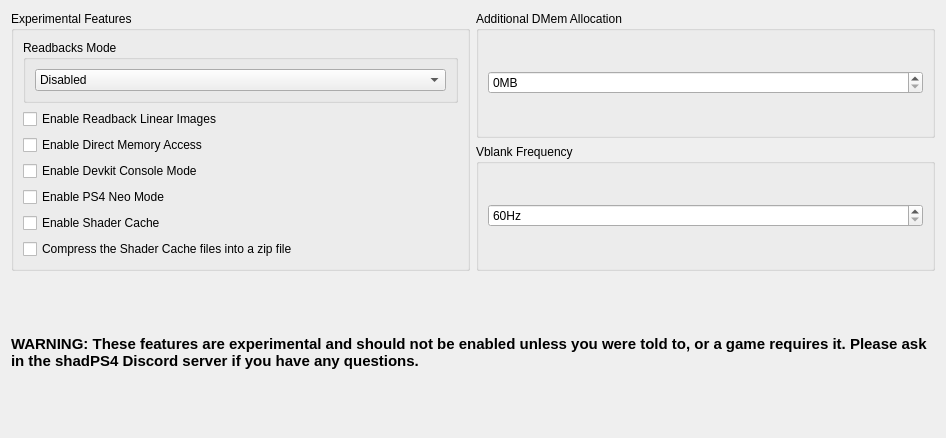
      <widget class="QWidget" name="experimentalTabContents">
       <property name="geometry">
        <rect>
         <x>0</x>
         <y>0</y>
         <width>946</width>
         <height>438</height>
        </rect>
       </property>
       <property name="sizePolicy">
        <sizepolicy hsizetype="Preferred" vsizetype="Maximum">
         <horstretch>0</horstretch>
         <verstretch>0</verstretch>
        </sizepolicy>
       </property>
       <layout class="QVBoxLayout" name="debugTabVLayout2" stretch="0">
        <item>
         <layout class="QVBoxLayout" name="experimentalVLayout">
          <item>
           <layout class="QHBoxLayout" name="experimentalHLayout">
            <item>
             <widget class="QGroupBox" name="experimentalGroupBox">
              <property name="sizePolicy">
               <sizepolicy hsizetype="Preferred" vsizetype="Preferred">
                <horstretch>0</horstretch>
                <verstretch>0</verstretch>
               </sizepolicy>
              </property>
              <property name="title">
               <string>Experimental Features</string>
              </property>
              <layout class="QVBoxLayout" name="verticalLayout_3">
               <property name="spacing">
                <number>6</number>
               </property>
               <property name="leftMargin">
                <number>9</number>
               </property>
               <property name="topMargin">
                <number>9</number>
               </property>
               <property name="rightMargin">
                <number>9</number>
               </property>
               <property name="bottomMargin">
                <number>9</number>
               </property>
               <item>
                <widget class="QGroupBox" name="readbacksGroupBox">
                 <property name="title">
                  <string>Readbacks Mode</string>
                 </property>
                 <layout class="QVBoxLayout" name="verticalLayout_7">
                  <item>
                   <widget class="QComboBox" name="readbacksModeComboBox">
                    <item>
                     <property name="text">
                      <string>Disabled</string>
                     </property>
                    </item>
                    <item>
                     <property name="text">
                      <string>Relaxed</string>
                     </property>
                    </item>
                    <item>
                     <property name="text">
                      <string>Precise</string>
                     </property>
                    </item>
                   </widget>
                  </item>
                 </layout>
                </widget>
               </item>
               <item>
                <widget class="QCheckBox" name="readbackLinearImagesCheckBox">
                 <property name="text">
                  <string>Enable Readback Linear Images</string>
                 </property>
                </widget>
               </item>
               <item>
                <widget class="QCheckBox" name="dmaCheckBox">
                 <property name="text">
                  <string>Enable Direct Memory Access</string>
                 </property>
                </widget>
               </item>
               <item>
                <widget class="QCheckBox" name="devkitCheckBox">
                 <property name="text">
                  <string>Enable Devkit Console Mode</string>
                 </property>
                </widget>
               </item>
               <item>
                <widget class="QCheckBox" name="neoCheckBox">
                 <property name="text">
                  <string>Enable PS4 Neo Mode</string>
                 </property>
                </widget>
               </item>
               <item>
                <widget class="QCheckBox" name="shaderCacheCheckBox">
                 <property name="text">
                  <string>Enable Shader Cache</string>
                 </property>
                </widget>
               </item>
               <item>
                <widget class="QCheckBox" name="shaderCacheArchiveCheckBox">
                 <property name="text">
                  <string>Compress the Shader Cache files into a zip file</string>
                 </property>
                </widget>
               </item>
              </layout>
             </widget>
            </item>
            <item>
             <layout class="QVBoxLayout" name="verticalLayout_10">
              <item>
               <widget class="QGroupBox" name="dmemGroupBox">
                <property name="title">
                 <string>Additional DMem Allocation</string>
                </property>
                <layout class="QVBoxLayout" name="verticalLayout_4">
                 <item>
                  <widget class="QSpinBox" name="dmemSpinBox">
                   <property name="frame">
                    <bool>true</bool>
                   </property>
                   <property name="alignment">
                    <set>Qt::AlignmentFlag::AlignLeading|Qt::AlignmentFlag::AlignLeft|Qt::AlignmentFlag::AlignVCenter</set>
                   </property>
                   <property name="specialValueText">
                    <string/>
                   </property>
                   <property name="accelerated">
                    <bool>true</bool>
                   </property>
                   <property name="correctionMode">
                    <enum>QAbstractSpinBox::CorrectionMode::CorrectToNearestValue</enum>
                   </property>
                   <property name="keyboardTracking">
                    <bool>false</bool>
                   </property>
                   <property name="suffix">
                    <string notr="true">MB</string>
                   </property>
                   <property name="minimum">
                    <number>0</number>
                   </property>
                   <property name="maximum">
                    <number>100000</number>
                   </property>
                   <property name="value">
                    <number>0</number>
                   </property>
                  </widget>
                 </item>
                </layout>
               </widget>
              </item>
              <item>
               <widget class="QGroupBox" name="heightDivider">
                <property name="title">
                 <string>Vblank Frequency</string>
                </property>
                <layout class="QVBoxLayout" name="vblankLayout">
                 <item>
                  <widget class="QSpinBox" name="vblankSpinBox">
                   <property name="frame">
                    <bool>true</bool>
                   </property>
                   <property name="alignment">
                    <set>Qt::AlignmentFlag::AlignLeading|Qt::AlignmentFlag::AlignLeft|Qt::AlignmentFlag::AlignVCenter</set>
                   </property>
                   <property name="specialValueText">
                    <string/>
                   </property>
                   <property name="accelerated">
                    <bool>true</bool>
                   </property>
                   <property name="correctionMode">
                    <enum>QAbstractSpinBox::CorrectionMode::CorrectToNearestValue</enum>
                   </property>
                   <property name="keyboardTracking">
                    <bool>false</bool>
                   </property>
                   <property name="suffix">
                    <string notr="true">Hz</string>
                   </property>
                   <property name="minimum">
                    <number>60</number>
                   </property>
                   <property name="maximum">
                    <number>9999</number>
                   </property>
                   <property name="value">
                    <number>60</number>
                   </property>
                  </widget>
                 </item>
                </layout>
               </widget>
              </item>
             </layout>
            </item>
           </layout>
          </item>
          <item>
           <layout class="QHBoxLayout" name="horizontalLayout_11">
            <item>
             <widget class="QLabel" name="ExperimentalLabel">
              <property name="sizeIncrement">
               <size>
                <width>0</width>
                <height>0</height>
               </size>
              </property>
              <property name="baseSize">
               <size>
                <width>0</width>
                <height>0</height>
               </size>
              </property>
              <property name="font">
               <font>
                <pointsize>11</pointsize>
                <bold>true</bold>
               </font>
              </property>
              <property name="text">
               <string>WARNING: These features are experimental and should not be enabled unless you were told to, or a game requires it. Please ask in the shadPS4 Discord server if you have any questions.</string>
              </property>
              <property name="scaledContents">
               <bool>false</bool>
              </property>
              <property name="alignment">
               <set>Qt::AlignmentFlag::AlignLeading|Qt::AlignmentFlag::AlignLeft|Qt::AlignmentFlag::AlignVCenter</set>
              </property>
              <property name="wordWrap">
               <bool>true</bool>
              </property>
              <property name="margin">
               <number>20</number>
              </property>
              <property name="indent">
               <number>-1</number>
              </property>
             </widget>
            </item>
           </layout>
          </item>
         </layout>
        </item>
       </layout>
      </widget>
